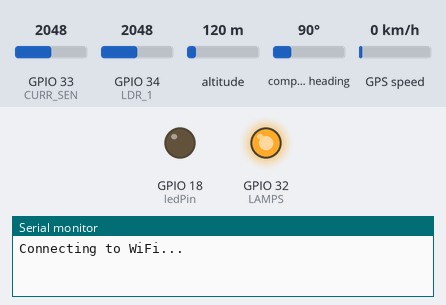
Bench run of a sketch on a simulated ESP32. On the bench: output pins drawn as LEDs (lit = HIGH), the last lines printed to the serial monitor. The test bench sets the inputs (shaded band); at power-on: GPIO 33 (CURR_SEN) = 2048, GPIO 34 (LDR_1) = 2048, altitude 120 m, compass heading 90°, GPS speed 0 km/h. WiFi joins after 1.5 s; servers stay silent unless stated; uploads are accepted with an empty reply; the GPS gets a fix after 3 s at 37.7749, -122.4194 with 8 satellites.

Above: at 0.1 s.
At 38.8 s:
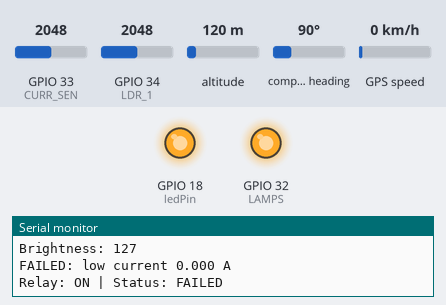
Timing chart, 0 to 40.3 s (numbered marks = the images above):
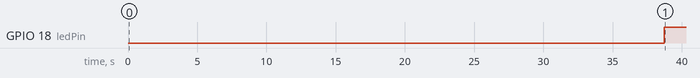

The sketch:

Street_light_monitor_updated.ino
```cpp
#include <TinyGPSPlus.h>
#include <WiFi.h>
#include <HTTPClient.h>

HardwareSerial GPS_Serial(1);
HardwareSerial GSM_Serial(2);

static const int GSM_RXPin = 16, GSM_TXPin = 17;
static const int RXPin = 22,     TXPin     = 23;
static const uint32_t GPSBaud = 115200;

double Latitude  = 0.0;
double Longitude = 0.0;
TinyGPSPlus gps;

// ── WiFi ──────────────────────────────────────────────────────────────────
const char* ssid     = "Gray";
const char* password = "Gray@123";

// ── Server endpoints ──────────────────────────────────────────────────────
const char* serverInsert  = "http://10.69.242.147:8080/insert_data.php";
const char* serverCommand = "http://10.69.242.147:8080/get_command.php";

// ── Pins ──────────────────────────────────────────────────────────────────
#define LDR_1    34
#define ledPin   18
#define LAMPS    32
#define CURR_SEN 33

// ── Device ID ─────────────────────────────────────────────────────────────
const char* device_id = "SL001";

// ── ACS712 calibration ────────────────────────────────────────────────────
float sensitivity     = 0.185;
float zeroCurrentVolt = 2.5;
float current         = 0.0;

// ── Thresholds ────────────────────────────────────────────────────────────
const float CURRENT_THRESHOLD = 0.10;   // A — below this = lamp not drawing power
const float OVERCURRENT_MAX   = 2.50;   // A — above this = short circuit / fire risk
const int   DARK_THRESHOLD    = 80;     // LDR 0-255 — below this = dark outside

// ── State ─────────────────────────────────────────────────────────────────
bool relayOn      = true;
int  loopCount    = 0;
int  failCount    = 0;   // consecutive low-current readings — must hit 3 before FAILED
int  currentPWM   = 255; // current brightness level (255 = full ON)

// ─────────────────────────────────────────────────────────────────────────
void setup() {
  Serial.begin(115200);
  GPS_Serial.begin(GPSBaud, SERIAL_8N1, RXPin, TXPin);
  GSM_Serial.begin(9600,    SERIAL_8N1, GSM_RXPin, GSM_TXPin);

  pinMode(LDR_1,    INPUT);
  pinMode(CURR_SEN, INPUT);
  pinMode(LAMPS,    OUTPUT);
  pinMode(ledPin,   OUTPUT);

  // LAMPS pin uses PWM for dimming (ESP32 core v3.x API)
  ledcAttach(LAMPS, 5000, 8);  // pin, 5kHz, 8-bit resolution (0-255)
  ledcWrite(LAMPS, 255);       // start at full brightness

  WiFi.begin(ssid, password);
  Serial.print("Connecting to WiFi...");
  while (WiFi.status() != WL_CONNECTED) { delay(1000); Serial.print("."); }
  Serial.println("\nConnected! IP: " + WiFi.localIP().toString());

  // Calibrate ACS712 zero-current
  long sum = 0;
  for (int i = 0; i < 100; i++) { sum += analogRead(CURR_SEN); delay(5); }
  zeroCurrentVolt = (sum / 100.0) * (3.3 / 4095.0);
  Serial.printf("Zero current voltage: %.3f V\n", zeroCurrentVolt);

  // Read last relay state from server on boot (peek — does not clear command)
  HTTPClient http;
  http.setTimeout(3000);
  String url = String(serverCommand) + "?device_id=" + String(device_id) + "&peek=1";
  http.begin(url);
  if (http.GET() == 200) {
    String body = http.getString();
    Serial.println("Boot command: " + body);
    if (body.indexOf("\"OFF\"") >= 0) {
      relayOn = false;
      digitalWrite(LAMPS, LOW);
      Serial.println("Boot: relay OFF");
    } else {
      relayOn = true;
      digitalWrite(LAMPS, HIGH);
      Serial.println("Boot: relay ON");
    }
  }
  http.end();
}

// ─────────────────────────────────────────────────────────────────────────
void loop() {

  // ── 1. Keep WiFi alive ────────────────────────────────────────────────
  if (WiFi.status() != WL_CONNECTED) {
    Serial.println("WiFi lost — reconnecting...");
    WiFi.reconnect();
    for (int i = 0; i < 10 && WiFi.status() != WL_CONNECTED; i++) delay(500);
    if (WiFi.status() == WL_CONNECTED) Serial.println("Reconnected!");
  }

  // ── 2. Poll command EVERY loop (every 1 second) ───────────────────────
  // This is what makes ON/OFF respond almost instantly
  if (WiFi.status() == WL_CONNECTED) {
    HTTPClient http;
    http.setTimeout(2000);   // short timeout — don't block long
    String url = String(serverCommand) + "?device_id=" + String(device_id);
    http.begin(url);
    int code = http.GET();
    if (code == 200) {
      String body = http.getString();
      if (body.indexOf("\"ON\"") >= 0) {
        relayOn = true;
        // Extract dim_pwm value from JSON response
        int pwmIdx = body.indexOf("\"dim_pwm\":");
        if (pwmIdx >= 0) {
          currentPWM = body.substring(pwmIdx + 10).toInt();
          if (currentPWM <= 0 || currentPWM > 255) currentPWM = 255;
        }
        ledcWrite(LAMPS, currentPWM);  // apply brightness
        Serial.printf(">> RELAY ON | PWM %d\n", currentPWM);
      } else if (body.indexOf("\"OFF\"") >= 0) {
        relayOn = false;
        ledcWrite(LAMPS, 0);           // off
        Serial.println(">> RELAY OFF");
      }
    }
    http.end();
  }

  // ── 3. Read GPS (every loop) ─────────────────────────────────────────
  while (GPS_Serial.available()) gps.encode(GPS_Serial.read());
  if (gps.location.isValid()) {
    Latitude  = gps.location.lat();
    Longitude = gps.location.lng();
  }

  // ── 4. Read sensors and post data every 10 seconds ───────────────────
  loopCount++;
  if (loopCount >= 10) {
    loopCount = 0;

    // Read current — average 20 samples to eliminate ACS712 noise
    long currentSum = 0;
    for (int i = 0; i < 20; i++) {
      currentSum += analogRead(CURR_SEN);
      delay(2);
    }
    int raw    = currentSum / 20;
    float adcV = raw * (3.3 / 4095.0);
    current    = (adcV - zeroCurrentVolt) / sensitivity;
    if (abs(current) < 0.05) current = 0.0;
    Serial.printf("Current: %.3f A\n", current);

    // Read brightness
    int ldrRaw     = analogRead(LDR_1);
    int brightness = map(ldrRaw, 0, 4095, 0, 255);
    Serial.printf("Brightness: %d\n", brightness);

    // Determine status
    // OVERCURRENT = short circuit, wiring fire, overload — cut power immediately
    // FAILED      = relay ON but:
    //               a) current too low (bulb dead/fuse blown), OR
    //               b) brightness below expected minimum for current dim level
    //                  (lamp not emitting enough light — below DIM_LOW threshold)
    // ON          = relay ON and current + brightness OK → working
    // OFF         = relay OFF → intentionally off

    // Expected minimum brightness per dim level
    // DIM_LOW (PWM 64)=25%  → brightness should be at least 20
    // DIM_MEDIUM (PWM 128)=50% → brightness should be at least 40
    // DIM_HIGH (PWM 255)=100% → brightness should be at least 80
    int minBrightness = 20; // default for DIM_LOW
    if (currentPWM >= 200)      minBrightness = 80;  // HIGH
    else if (currentPWM >= 100) minBrightness = 40;  // MEDIUM
    else                        minBrightness = 20;  // LOW

    String status;
    if (relayOn) {
      if (abs(current) >= OVERCURRENT_MAX) {
        // DANGER — cut power immediately to prevent fire
        relayOn = false;
        ledcWrite(LAMPS, 0);
        digitalWrite(ledPin, HIGH);
        status    = "OVERCURRENT";
        failCount = 0;
        Serial.printf("!! OVERCURRENT %.3f A — relay cut OFF !!\n", current);
      } else if (abs(current) > CURRENT_THRESHOLD && brightness >= minBrightness) {
        // Current flowing AND brightness acceptable → lamp recovered / working normally
        if (failCount > 0) Serial.println("Lamp recovered — back to ON");
        status    = "ON";
        failCount = 0;  // reset immediately on recovery
        digitalWrite(ledPin, LOW);
      } else {
        // Either current too low OR brightness below expected minimum
        failCount++;
        if (failCount >= 3) {   // 3 consecutive bad readings = 30 seconds
          status = "FAILED";
          digitalWrite(ledPin, HIGH);
          if (abs(current) <= CURRENT_THRESHOLD)
            Serial.printf("FAILED: low current %.3f A\n", current);
          else
            Serial.printf("FAILED: brightness %d below min %d for PWM %d\n", brightness, minBrightness, currentPWM);
        } else {
          status = "ON";        // benefit of doubt while counter builds
          Serial.printf("Warning %d/3 — current=%.3fA brightness=%d minBrightness=%d\n",
                        failCount, current, brightness, minBrightness);
        }
      }
    } else {
      status    = "OFF";
      failCount = 0;
      digitalWrite(ledPin, LOW);
    }
    Serial.printf("Relay: %s | Status: %s\n", relayOn ? "ON" : "OFF", status.c_str());

    // POST to server
    if (WiFi.status() == WL_CONNECTED) {
      HTTPClient http;
      http.setTimeout(5000);
      http.begin(serverInsert);
      http.addHeader("Content-Type", "application/x-www-form-urlencoded");

      String post = "device_id=" + String(device_id)
                  + "&current="  + String(current, 3)
                  + "&ldr="      + String(brightness)
                  + "&relay="    + String(relayOn ? "ON" : "OFF")
                  + "&status="   + status;  // send actual status so server knows OVERCURRENT even when relay is now OFF

      if (gps.location.isValid()) {
        post += "&latitude="  + String(Latitude,  6)
              + "&langitude=" + String(Longitude, 6);
      }

      int respCode = http.POST(post);
      if (respCode == 200) {
        Serial.println("Data posted OK");
      } else {
        Serial.println("POST error: " + String(respCode));
      }
      http.end();
    }
  }

  delay(1000);  // 1 second per loop — commands checked every ~1 second
}

// ── GSM SMS helpers ───────────────────────────────────────────────────────
void sendSMS(String message) {
  Serial.println("Sending SMS...");
  delay(1000);
  GSM_Serial.println("AT");                          updateSerial();
  GSM_Serial.println("AT+CMGF=1");                   updateSerial();
  GSM_Serial.println("AT+CMGS=\"+250788410065\"");   updateSerial();
  GSM_Serial.print(message);                         updateSerial();
  GSM_Serial.write(26);
}

void updateSerial() {
  delay(500);
  while (Serial.available())     GSM_Serial.write(Serial.read());
  while (GSM_Serial.available()) Serial.write(GSM_Serial.read());
}
```

Measured:
- by itself, GPIO 18 (ledPin): LOW → HIGH at 38.7 s
